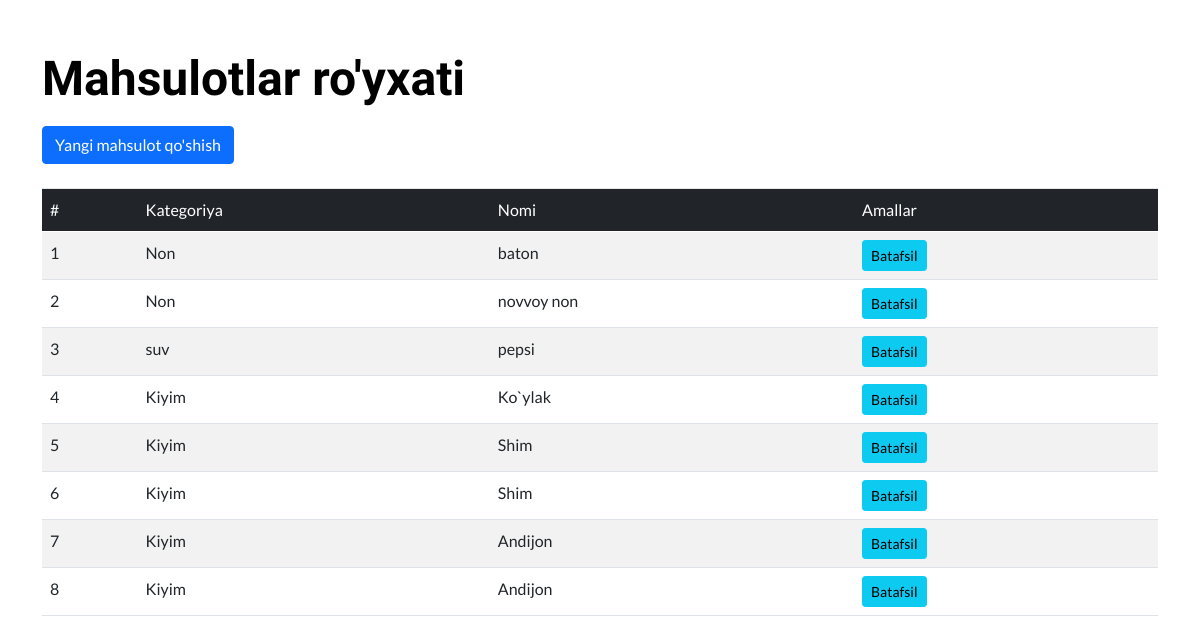
The app's page /main/back-office/product/list with its own data.
### Goods/models.py (models this page shows, shortened)
class Product(models.Model):
    name:str = models.CharField(max_length=255)
    quantity:int = models.PositiveIntegerField(default=1)
    price:float = models.DecimalField(max_digits=8, decimal_places=2)
    category:Category = models.ForeignKey(Category, on_delete=models.CASCADE)
    description:str = models.TextField()

class Category(models.Model):
    name = models.CharField(max_length=255)
    generate_code = models.CharField(max_length=255, blank=True, unique=True)

### Goods/back-office/product/views.py (the view)
# urls.py: path('list', views.listProduct, name='listProduct'),
def listProduct(request):
    queryset = models.Product.objects.all()
    context = {}
    context['queryset'] = queryset
    return render(request, 'back-office/product/list.html',context)

### templates/back-office/product/list.html (shortened to what this page needs)
{% extends 'base.html' %}
{% block content %}
<div class="container mt-5">
    <div class="row mb-4">
        <div class="col">
            <h1 class="mb-3">Mahsulotlar ro'yxati</h1>
            <a href="{% url 'createProduct' %}" class="btn btn-primary">Yangi mahsulot qo'shish</a>
        </div>
    </div>
    <div class="row">
        <div class="col">
            <div class="table-responsive">
                <table class="table table-striped table-hover">
                    <thead class="table-dark">
                        <tr>
                            <th>#</th>
                            <th>Kategoriya</th>
                            <th>Nomi</th>
                            <th>Amallar</th>
                        </tr>
                    </thead>
                    <tbody>
                        {% for product in queryset %}
                        <tr>
                            <td>{{ forloop.counter }}</td>
                            <td>{{ product.category.name }}</td>
                            <td>{{ product.name }}</td>
                            <td>
                                <a href="{% url 'detailProduct' product.id %}" class="btn btn-info btn-sm">Batafsil</a>
                            </td>
                        </tr>
                        {% endfor %}
                    </tbody>
                </table>
            </div>
        </div>
    </div>
</div>
{% endblock %}

### records on screen
Product: category.name "Non", name "baton"
Product: category.name "Non", name "novvoy non"
Product: category.name "suv", name "pepsi"
Product: category.name "Kiyim", name "Ko`ylak"
Product: category.name "Kiyim", name "Shim"
Product: category.name "Kiyim", name "Shim"
Product: category.name "Kiyim", name "Andijon"
Product: category.name "Kiyim", name "Andijon"
